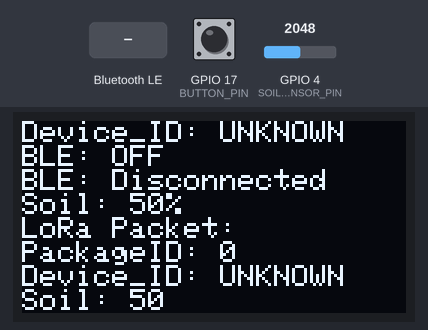
Recording of a sketch running on a simulated ESP32. On the bench: 128×64 one-colour display. Inputs (shaded band) come from the test bench; at power-on: GPIO 4 (SOIL_SENSOR_PIN) = 2048, GPIO 17 (BUTTON_PIN) HIGH. EEPROM starts erased; no radio packets arrive unless stated; nothing arrives over Bluetooth unless stated; a phone connects over Bluetooth LE 3 s after start; what the sketch prints to the serial monitor is not drawn. At 46.8 s the program restarts the board; the recording ends there.

Above: at 3.3 s.
3.4 s: GPIO 4 (SOIL_SENSOR_PIN) set to 2866
At 7.48 s:
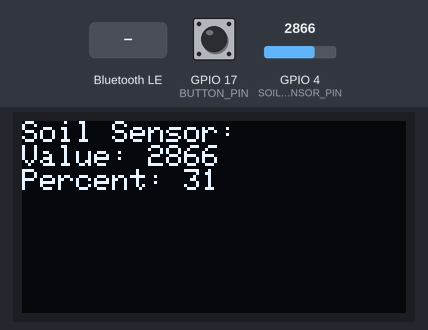
9.2 s: GPIO 4 (SOIL_SENSOR_PIN) set to 3603
At 13.4 s:
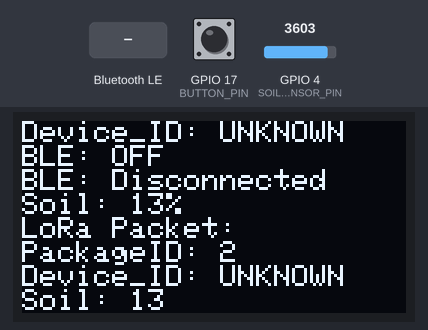
15.0 s: GPIO 17 (BUTTON_PIN) pulled LOW for 3 s
At 22.7 s:
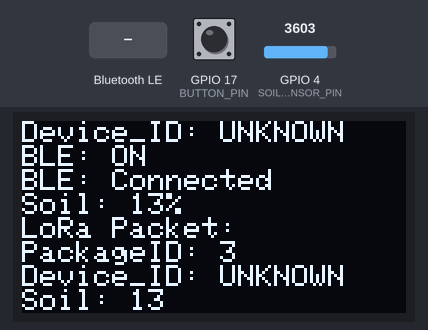
25.1 s: Bluetooth LE write "SET_ID:" received
At 29.9 s:
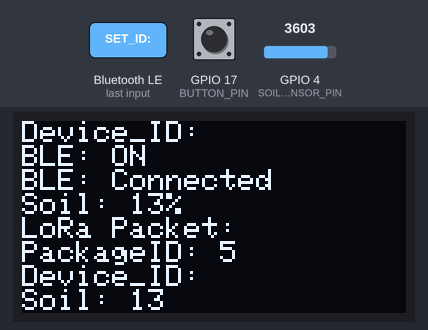
35.4 s: GPIO 4 (SOIL_SENSOR_PIN) set to 4095
At 39.08 s:
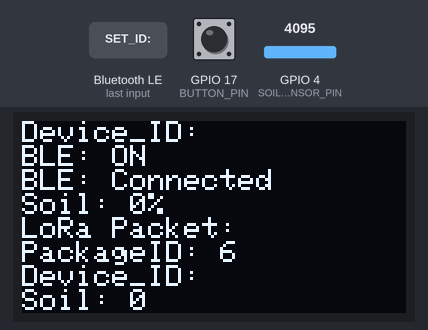
45.7 s: Bluetooth LE write "RESTART" received
Timing chart, 0 to 46.8 s (numbered marks = the images above; inputs shaded):
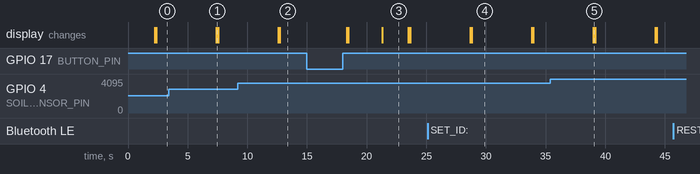

Measured:
- after the input at 25.1 s, the display: first differs from a run without the input after 3.7 s (image 4)
- after the input at 45.7 s, every drawn part: stays the same
- what the display in image 3 shows lasts 2.2 s, from 21.3 s to 23.5 s
- what the display in image 4 shows lasts 5.0 s, from 28.8 s to 33.8 s

The sketch:

D_Output.ino
```cpp
#include <BLEDevice.h>
#include <BLEServer.h>
#include <BLEUtils.h>
#include <BLE2902.h>
#include <Preferences.h>
#include <Adafruit_SH110X.h>
#include <splash.h>
#include <LoRa.h>
#include <Wire.h>

// ค่าคงที่สำหรับ BLE
#define SERVICE_UUID        "4fafc201-1fb5-459e-8fcc-c5c9c331914b"
#define CHARACTERISTIC_UUID "beb5483e-36e1-4688-b7f5-ea07361b26a8"
#define BUTTON_PIN 17

// ค่าคงที่สำหรับ LoRa
#define LORA_SS 5
#define LORA_RST 14
#define LORA_MOSI 23

// ค่าคงที่สำหรับเซ็นเซอร์และจอ OLED
#define SOIL_SENSOR_PIN 4
#define OLED_RESET -1
#define SCREEN_WIDTH 128
#define SCREEN_HEIGHT 64
#define OLED_ADDRESS 0x3C

// ตัวแปรสำหรับ BLE
BLEServer* pServer = NULL;
BLECharacteristic* pCharacteristic = NULL;
bool deviceConnected = false;
bool bleEnabled = false;
bool lastButtonState = HIGH;
String deviceId = "UNKNOWN";
String deviceName;
Preferences preferences;

// ตัวแปรสำหรับเซ็นเซอร์
int soil_value, percent;

// ตัวแปรสำหรับจอ OLED
Adafruit_SH1106G display(SCREEN_WIDTH, SCREEN_HEIGHT, &Wire, OLED_RESET);

unsigned long packetCounter = 0; // เพิ่มบรรทัดนี้


void displayStatus(String message) {
    display.clearDisplay();
    display.setTextSize(1);
    display.setTextColor(SH110X_WHITE);
    display.setCursor(0, 0);

    // แสดงสถานะ BLE
    display.println("Device_ID: " + deviceId);
    display.println(bleEnabled ? "BLE: ON" : "BLE: OFF");

    // แสดงสถานะการเชื่อมต่อ BLE
    display.println(deviceConnected ? "BLE: Connected" : "BLE: Disconnected");

    // แสดงค่าจากเซ็นเซอร์
    display.println("Soil: " + String(percent) + "%");

    // แสดงข้อมูลแพ็กเกจที่ส่งไปยัง Gateway
    display.println("LoRa Packet:");
    display.print("PackageID: ");
    display.println(packetCounter - 1); // แสดง PackageID ล่าสุด
    display.print("Device_ID: ");
    display.println(deviceId);
    display.print("Soil: ");
    display.println(percent);

    // แสดงข้อความเพิ่มเติม (ถ้ามี)
    if (message != "") {
      display.println(); // เว้นบรรทัด
      display.println(message);
    }

    display.display();
}
// Callbacks สำหรับ BLE
class MyServerCallbacks: public BLEServerCallbacks {
    void onConnect(BLEServer* pServer) {
        deviceConnected = true;
        Serial.println("อุปกรณ์เชื่อมต่อแล้ว");
        displayStatus("BLE Connected");
    }

    void onDisconnect(BLEServer* pServer) {
        deviceConnected = false;
        Serial.println("อุปกรณ์ยกเลิกการเชื่อมต่อแล้ว");
        displayStatus("BLE Disconnected");
        // เพิ่มการรีสตาร์ทโปรแกรมเมื่ออุปกรณ์ยกเลิกการเชื่อมต่อ
        ESP.restart();
    }
};

class MyCharacteristicCallbacks: public BLECharacteristicCallbacks {
    void onWrite(BLECharacteristic *pCharacteristic) {
        uint8_t* data = pCharacteristic->getData();
        size_t len = pCharacteristic->getValue().length();

        if (len > 0) {
            String command = "";
            for (int i = 0; i < len; i++) {
                command += (char)data[i];
            }

            Serial.println("ได้รับคำสั่ง: " + command);

            if (command.startsWith("SET_ID:")) {
                String newId = command.substring(7);
                newId.trim();

                preferences.begin("device", false);
                preferences.putString("id", newId);
                preferences.end();

                deviceId = newId;
                Serial.println("อัพเดท Device ID เป็น: " + deviceId);

                String response = "ID_SET:" + deviceId;
                pCharacteristic->setValue((uint8_t*)response.c_str(), response.length());
                pCharacteristic->notify();
            } else if (command == "RESTART") { // เพิ่มคำสั่ง RESTART
                Serial.println("กำลังรีสตาร์ท ESP32...");
                pCharacteristic->setValue("RESTARTING");
                pCharacteristic->notify();
                delay(1000);
                ESP.restart();
            }
        }
    }
};

// ฟังก์ชันเริ่มต้น BLE
void startBLE() {
    deviceConnected = false;

    if (BLEDevice::getInitialized()) {
        BLEDevice::deinit(true);
        delay(500);
    }

    BLEDevice::init(deviceName.c_str());

    pServer = BLEDevice::createServer();
    pServer->setCallbacks(new MyServerCallbacks());

    BLEService *pService = pServer->createService(SERVICE_UUID);

    pCharacteristic = pService->createCharacteristic(
                                                    CHARACTERISTIC_UUID,
                                                    BLECharacteristic::PROPERTY_READ |
                                                    BLECharacteristic::PROPERTY_WRITE |
                                                    BLECharacteristic::PROPERTY_NOTIFY
                                                    );

    pCharacteristic->setCallbacks(new MyCharacteristicCallbacks());
    pCharacteristic->addDescriptor(new BLE2902());

    pService->start();

    BLEAdvertising *pAdvertising = BLEDevice::getAdvertising();
    pAdvertising->addServiceUUID(SERVICE_UUID);
    pAdvertising->setScanResponse(false);
    pAdvertising->setMinPreferred(0x0);
    BLEDevice::startAdvertising();

    Serial.println("เริ่มต้น Advertising แล้ว!");
    displayStatus("BLE Started\nID: " + deviceId);
    bleEnabled = true;
}

// ฟังก์ชันหยุด BLE
void stopBLE() {
    if (bleEnabled) {
        deviceConnected = false;
        bleEnabled = false;
        BLEDevice::deinit(true);
        Serial.println("ปิด BLE แล้ว");
        displayStatus("BLE Stopped");
        delay(500);
    }
}

// ฟังก์ชันอ่านค่าเซ็นเซอร์
// ฟังก์ชันอ่านค่าเซ็นเซอร์
void readSensor() {
    soil_value = analogRead(SOIL_SENSOR_PIN);
    percent = map(soil_value, 0, 4095, 100, 0);

    // แสดงค่าใน Serial Monitor
    Serial.print("Soil Value: ");
    Serial.print(soil_value);
    Serial.print("\tPercent: ");
    Serial.print(percent);
    Serial.println("%");

    // แสดงค่าในจอ OLED
    display.clearDisplay();
    display.setTextSize(1);
    display.setTextColor(SH110X_WHITE);
    display.setCursor(0, 0);
    display.println("Soil Sensor:");
    display.print("Value: ");
    display.println(soil_value);
    display.print("Percent: ");
    display.println(percent);
    display.display();
}

// ฟังก์ชันส่งข้อมูลผ่าน LoRa
void sendLoRaData() {
    if (LoRa.beginPacket()) {
        LoRa.print("PackageID=");
        LoRa.print(packetCounter);
        LoRa.print("Device_ID = ");  // เพิ่ม Device ID
        LoRa.print(deviceId);
        LoRa.print("Soil = ");
        LoRa.println(percent);
        packetCounter++; // เพิ่มค่า PackageID ทุกครั้งที่ส่งข้อมูล
        LoRa.endPacket();
        Serial.println("ส่งข้อมูล LoRa สำเร็จ");
        Serial.print("PackageID: ");
        Serial.println(packetCounter - 1); // แสดง PackageID ที่ส่งไป
        Serial.print("Device_ID: ");
        Serial.println(deviceId);
        Serial.print("Soil: ");
        Serial.println(percent);
        displayStatus("LoRa Sent:\nDevice_ID: " + deviceId + "\nSoil: " + String(percent) + "%");
    } else {
        Serial.println("การส่งข้อมูล LoRa ล้มเหลว");
        displayStatus("LoRa Send Failed");
    }
}

void setup() {
    Serial.begin(9600);

// อ่านค่า Device ID
    preferences.begin("device", true);
    deviceId = preferences.getString("id", "UNKNOWN");
    preferences.end();

    // กำหนดค่า deviceName
    deviceName = "ESP32-" + deviceId;


    // ตั้งค่าพิน - เพิ่ม debug message
    pinMode(BUTTON_PIN, INPUT_PULLUP);
    Serial.println("Button PIN initialized");

    // เริ่มต้นจอ OLED
    if (!display.begin(OLED_ADDRESS, true)) {
        Serial.println(F("SH1106 initialization failed"));
        for(;;);
    }
    displayStatus("Initializing...");

    // เริ่มต้น LoRa
    LoRa.setPins(LORA_SS, LORA_RST, LORA_MOSI);
    while (!LoRa.begin(915E6)) {
        Serial.println("wait lora");
        delay(500);
    }
    LoRa.setSyncWord(0xF3);
    Serial.println("LoRa เริ่มต้นสำเร็จ");
    displayStatus("LoRa Ready");

    // ตั้งค่ากำลังส่งของ LoRa
    LoRa.setTxPower(14); // กำลังส่ง 17 dBm
    Serial.print("LoRa Tx Power Set To: ");
    Serial.println(14); // แสดงค่าที่ตั้งไว้ใน Serial Monitor

    Serial.println("LoRa เริ่มต้นสำเร็จ");
    displayStatus("LoRa Ready");

    delay(2000);
    Serial.println("กดปุ่มเพื่อเปิด/ปิด BLE");
    displayStatus("Press Button\nfor BLE");
}

void loop() {
    bool currentButtonState = digitalRead(BUTTON_PIN);

    // Debug button state
    Serial.print("Button State: ");
    Serial.println(currentButtonState);

    // ตรวจจับการกดปุ่ม - เปลี่ยนเงื่อนไขการตรวจจับ
    if (currentButtonState == LOW && lastButtonState == HIGH) {  // เมื่อปุ่มถูกกด
        delay(50); // debounce
        if (digitalRead(BUTTON_PIN) == LOW) { // ตรวจสอบอีกครั้งว่ายังกดอยู่
            Serial.println("Button Pressed!");
            if (!bleEnabled) {
                Serial.println("Starting BLE...");
                startBLE();
            } else {
                Serial.println("Stopping BLE...");
                stopBLE();
            }
        }
    }
    lastButtonState = currentButtonState;

    // อ่านค่าเซ็นเซอร์
    readSensor();

    displayStatus(""); // แสดงข้อมูลทั้งหมดบนจอ OLED


    // ส่งข้อมูลผ่าน BLE ถ้าเชื่อมต่ออยู่
    if (bleEnabled && deviceConnected) {
        String message = "ID:" + deviceId + ",Soil:" + String(percent);
        pCharacteristic->setValue((uint8_t*)message.c_str(), message.length());
        pCharacteristic->notify();
    }

    // ส่งข้อมูลผ่าน LoRa
    sendLoRaData();

    delay(5000); // ลดเวลารอลงเพื่อให้ปุ่มตอบสนองได้ดีขึ้น
}
```
